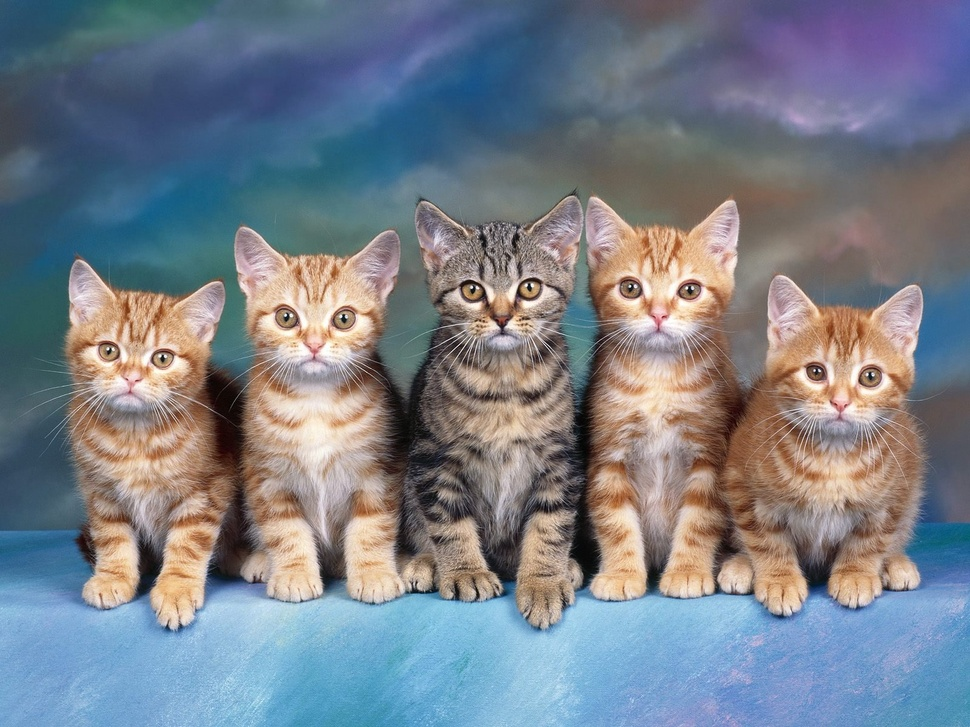
#> input picture shareImage/cat.jpg, 970 x 727 px, shrunk from 1600 x 1200 before the run
$ python W1.L1.geometric_transformation.py
#> lines starting #> are read from the running program, lines starting #| are printed output that depends on the picture
import cv2
import matplotlib.pyplot as plt
import numpy as np

def main():
    images = []
    image = load_image("shareImage/cat.jpg")
#> in load_image, image is the input picture: shape (727, 970, 3); mean B, G, R 137.5, 127.4, 120.2
    images.append(image)
    display_image(image=images[0], title="Cat")
    rotate = rotate_image(image=images[0], angle=45)
    images.append(rotate)
    display_image(image=images[1], title="Rotated Image")
    affine = affine_transform(image=images[0])
    images.append(affine)
    display_image(image=images[2], title="Affine Transformed Image")
    pass

def affine_transform(image, M=None, output_size=None):
    if M is None:
        start_points = np.array([[50, 50], [200, 50], [50, 200]]).astype(np.float32)
        end_points = np.array([[10, 100], [200, 50], [100, 250]]).astype(np.float32)
        M = cv2.getAffineTransform(start_points, end_points)
    if output_size is None:
        output_size = (image.shape[1], image.shape[0])
    transformed = cv2.warpAffine(image, M, output_size)
    return transformed

def rotate_image(image, angle, center=None, scale=1.0):
#> called with angle = 45, scale = 1
    (h, w) = image.shape[:2]
#> h = 727; w = 970
    if center is None:
        center = (w // 2, h // 2)
#> center = (485, 363)
    M = cv2.getRotationMatrix2D(center, angle, scale)
    rotated = cv2.warpAffine(image, M, (w, h))
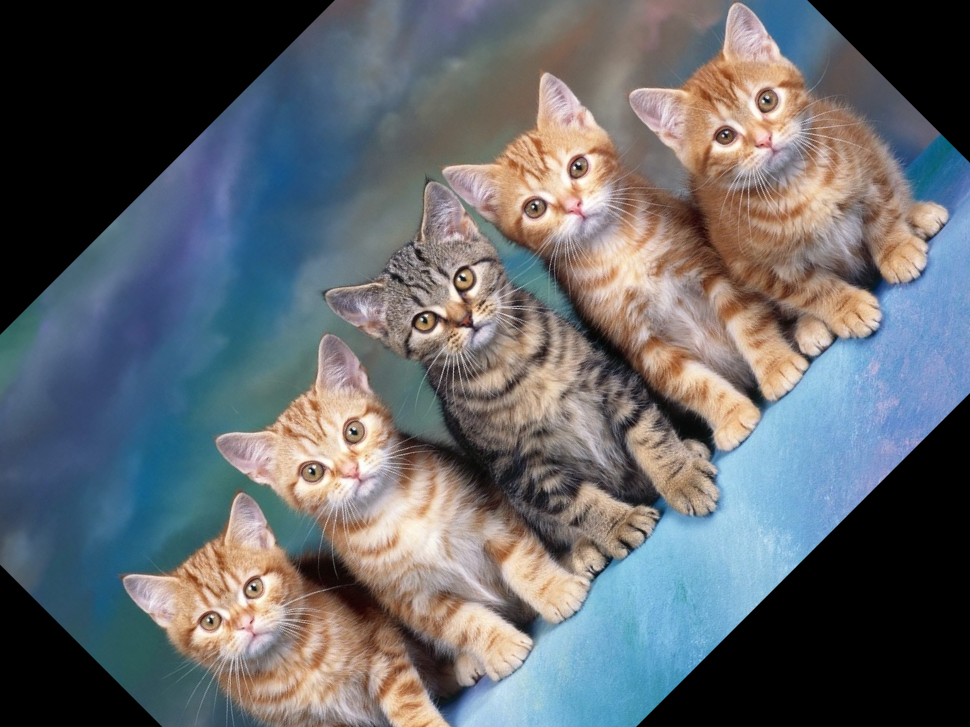
#> rotated: shape (727, 970, 3); mean B, G, R 107.3, 102.9, 99.5
    return rotated

def load_image(file_path):
    image = cv2.imread(file_path)
    if image is None:
        print("Error loading image.")
        return None
    return image

def display_image(image, title="Image"):
    if image is not None:
        if not isinstance(image, list):
            plt.imshow(cv2.cvtColor(image, cv2.COLOR_BGR2RGB))
            plt.title(title)
            plt.axis("off")
            plt.show()
        elif isinstance(image, list):
            for idx, img in enumerate(image):
                plt.subplot(1, len(image), idx + 1)
                plt.imshow(cv2.cvtColor(img, cv2.COLOR_BGR2RGB))
                plt.title(f"{title} {idx+1}")
                plt.axis("off")
            plt.show()
        else:
            print("Invalid image format for display.")
    else:
        print("No image to display.")

if __name__ == "__main__":
    main()
#> in affine_transform, `transformed = cv2.warpAffine(image, M, output_size)`:
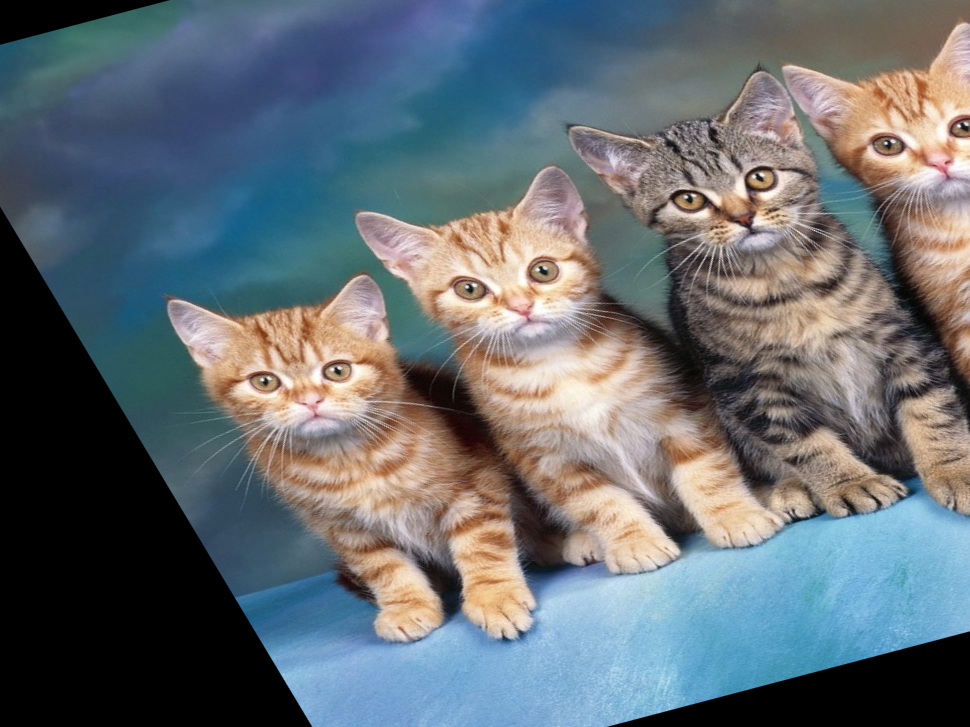
#> transformed: shape (727, 970, 3); mean B, G, R 114.4, 108.7, 100.5
    print("Done")
